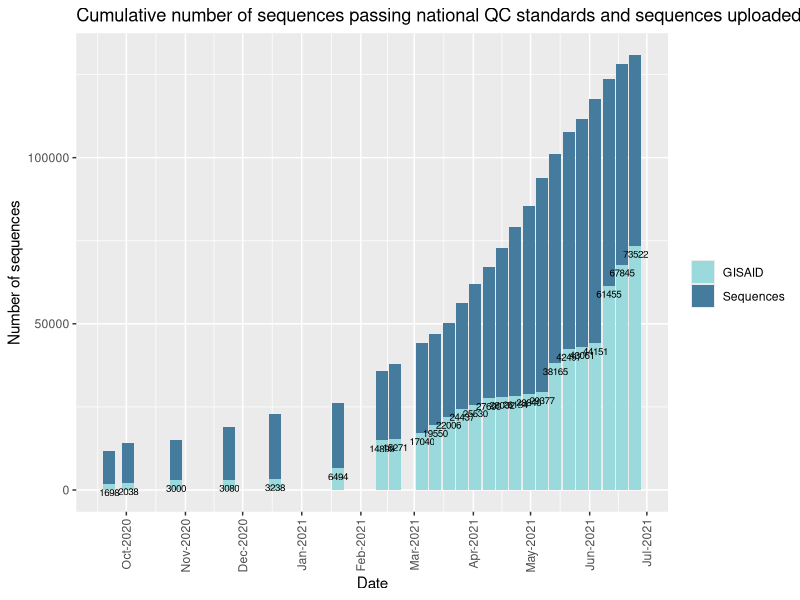
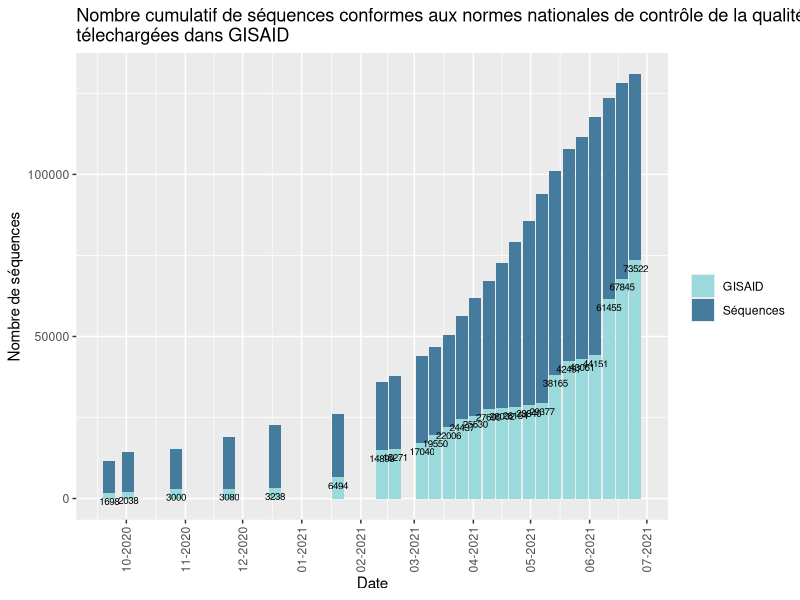
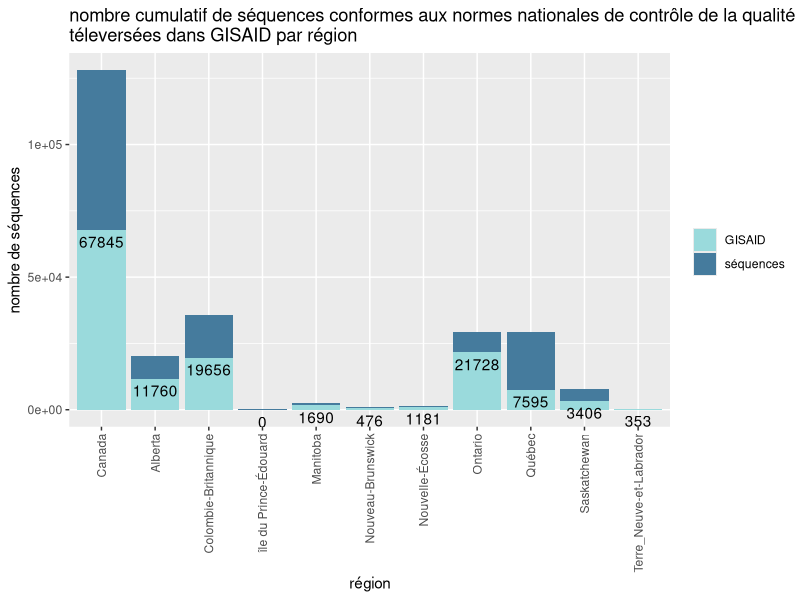
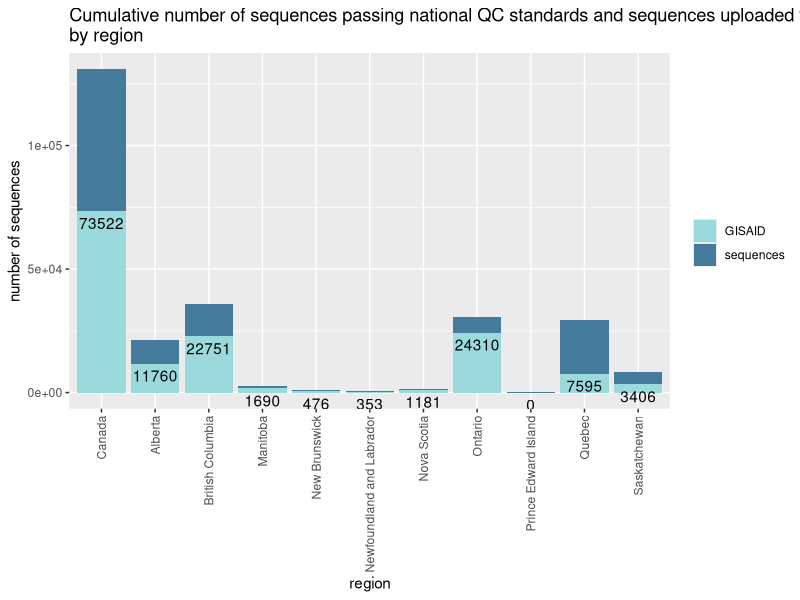
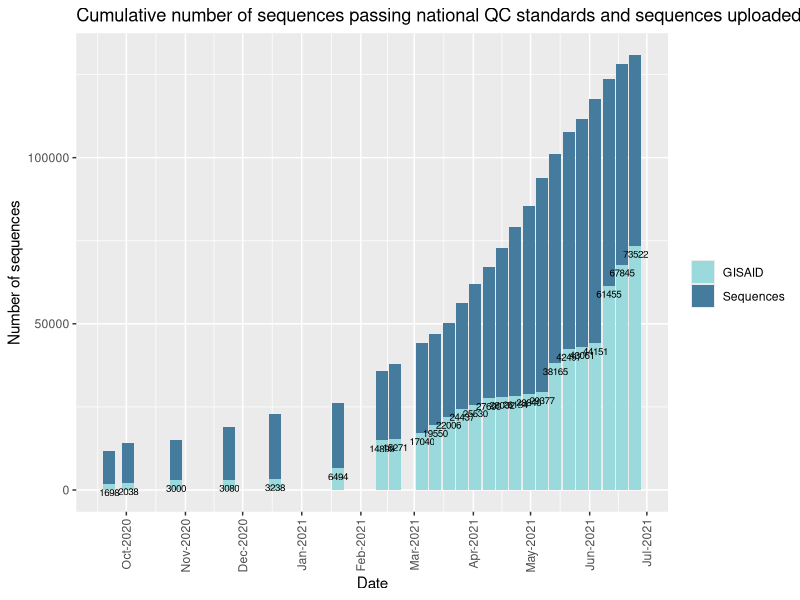
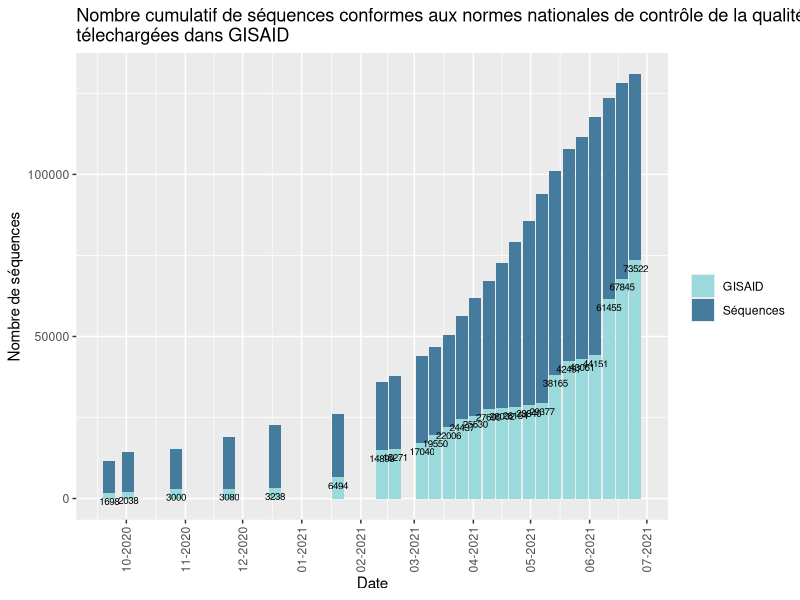
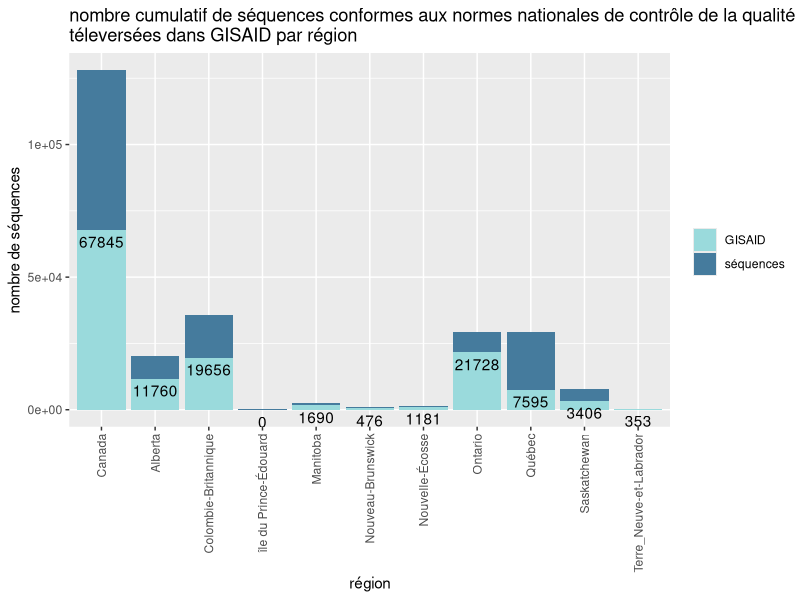

These charts were generated, in order, by the following R code:
library(ggplot2)
library(ggridges)
library(reshape)
library(dplyr)
library(viridis)

setwd("~/Projects/gisaid_uploads")
seqs <- read.csv('data.csv', header = TRUE)
seqs <- subset(seqs, select=-c(proportion))

seqs$region <- factor(seqs$region)
seqs$region <- relevel(seqs$region, "Canada")

seqs_can <- seqs[seqs$region == 'Canada',]
names(seqs_can)[3] <- 'GISAID'
names(seqs_can)[2] <- 'Sequences'
names(seqs_can)[4] <- 'Date'
seqs_can <- data.frame(seqs_can)
seqs_can$Date <- as.Date(seqs_can$Date)

ggplot(seqs_can, aes(x = Date, y = Sequences, fill = 'Sequences')) +
  geom_col() +
  geom_col(aes(x = Date, y = GISAID, fill = 'GISAID')) +
  ylab("Number of sequences") +
  ggtitle("Cumulative number of sequences passing national QC standards and sequences uploaded to GISAID") +
  guides(x = guide_axis(angle = 90)) +
  geom_text(size=2.5, aes(y = GISAID, label = GISAID), vjust = 1.5, colour = "black") +
  labs(fill='') +
  scale_x_date(date_breaks = "1 month", date_labels = "%b-%Y") +
  scale_y_continuous(labels = function(x) format(x, scientific = FALSE)) +
  scale_fill_manual(values = c("#9ADADC", "#457B9D"))

ggsave("gisaid_seqs_running_canada.png", width = 25, height = 25, units = 'cm')

seqs2 <- seqs %>%
  group_by(region, GISAID_uploads) %>%
  summarise(max = max(sequences,na.rm=TRUE))

seqs2<- seqs %>%
  group_by(region) %>%
  summarise(GISAID = max(GISAID_uploads,na.rm=TRUE), sequences = max(sequences))

seqs2$region <- factor(seqs2$region)
seqs2$region <- relevel(seqs2$region, "Canada")

#-----------French graphs

seqs3 <- read.csv('data_fr.csv', header = TRUE)
seqs3 <- subset(seqs3, select=-c(proportion))

seqs3$région <- factor(seqs3$région)
seqs3$région <- relevel(seqs3$région, "Canada")

names(seqs_can)[2] <- 'Séquences'

ggplot(seqs_can, aes(x = Date, y = Séquences, fill = 'Séquences')) +
  geom_col() +
  geom_col(aes(x = Date, y = GISAID, fill = 'GISAID')) +
  ylab("Nombre de séquences") +
  ggtitle("Nombre cumulatif de séquences conformes aux normes nationales de contrôle de la qualité et séquences \ntélechargées dans GISAID") +
  guides(x = guide_axis(angle = 90)) +
  geom_text(size=2.5, aes(y = GISAID, label = GISAID), vjust = 1.5, colour = "black") +
  labs(fill='') +
  scale_x_date(date_breaks = "1 month", date_labels = "%m-%Y") +
  scale_y_continuous(labels = function(x) format(x, scientific = FALSE)) +
  scale_fill_manual(values = c("#9ADADC", "#457B9D"))

ggsave("gisaid_seqs_running_canada_fr.png", width = 25, height = 25, units = 'cm')


seqs4 <- seqs3 %>%
  group_by(région, téléchargements_à_GISAID) %>%
  summarise(max = max(séquences,na.rm=TRUE))

seqs4<- seqs3 %>%
  group_by(région) %>%
  summarise(GISAID = max(téléchargements_à_GISAID,na.rm=TRUE), séquences = max(séquences))

seqs4$region <- factor(seqs4$région)
seqs4$region <- relevel(seqs4$région, "Canada")

ggplot(seqs4, aes(x = région, y = séquences, fill = 'séquences')) +
  geom_col() +
  geom_col(aes(x = région, y = GISAID, fill = 'GISAID')) +
  ylab("nombre de séquences") +
  ggtitle("nombre cumulatif de séquences conformes aux normes nationales de contrôle de la qualité et séquences \ntéleversées dans GISAID par région") +
  guides(x = guide_axis(angle = 90)) +
  geom_text(aes(y = GISAID, label = GISAID), vjust = 1.5, colour = "black") +
  labs(fill='') +
  scale_fill_manual(values = c("#9ADADC", "#457B9D"))

ggsave("gisaid_seqs_totals_fr.png", width = 25, height = 25, units = 'cm')



ggplot(seqs2, aes(x = region, y = sequences, fill = 'sequences')) +
  geom_col() +
  geom_col(aes(x = region, y = GISAID, fill = 'GISAID')) +
  ylab("number of sequences") +
  ggtitle("Cumulative number of sequences passing national QC standards and sequences uploaded to GISAID \nby region") +
  guides(x = guide_axis(angle = 90)) +
  geom_text(aes(y = GISAID, label = GISAID), vjust = 1.5, colour = "black") +
  labs(fill='') +
  scale_fill_manual(values = c("#9ADADC", "#457B9D"))

#ggsave("gisaid_seqs_totals.png", width = 25, height = 25, units = 'cm')
